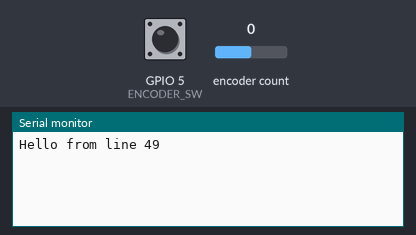
The sketch below on a simulated ESP32. Parts: the last lines printed to the serial monitor. The test bench sets the inputs (shaded band); at power-on: encoder count 0, GPIO 5 (ENCODER_SW) HIGH.

Above: at 1.2 s.
1.3 s: encoder count set to 1
At 1.7 s:
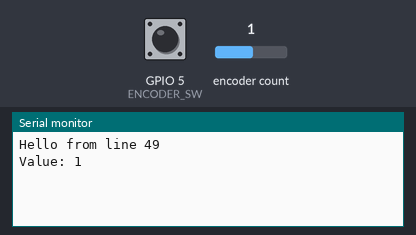
2.8 s: encoder count set to 2
At 4.0 s:
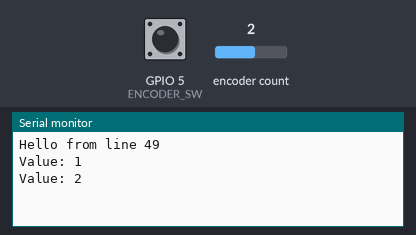
4.3 s: GPIO 5 (ENCODER_SW) pulsed LOW 2 times (0.12 s each, 0.3 s apart)
At 4.8 s:
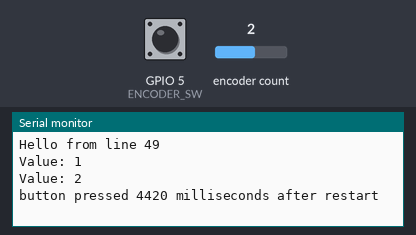

Measured:
- after the input at 1.3 s, the serial monitor: prints a new line at once (image 1)
- after the input at 2.8 s, the serial monitor: prints a new line at once (image 2)
- after the input at 4.3 s, the serial monitor: prints a new line after 0.12 s (image 3)

The sketch:

encoder_only.ino
```cpp
#include <Arduino.h>
#include "AiEsp32RotaryEncoder.h"

// https://github.com/igorantolic/ai-esp32-rotary-encoder
// A good example...
// https://github.com/igorantolic/ai-esp32-rotary-encoder/blob/master/README_old.md


#define ENCODER_CLK D2
#define ENCODER_DT D1
//#define ENCODER_SW D0
#define ENCODER_SW D4
#define ENCODER_VCC -1
#define ENCODER_STEPS 4

AiEsp32RotaryEncoder rotaryEncoder = AiEsp32RotaryEncoder(ENCODER_DT, ENCODER_CLK, ENCODER_SW, ENCODER_VCC, ENCODER_STEPS);

//volatile unsigned long encoderLastTurn = 0;
volatile unsigned long encoderLastPush = 0; // A variable to save the last timestamp when the button was pushed
volatile unsigned long sll = 0;

void encoderOnButtonClick() {

  //We need to ignore any button pushes that are super quick (500 milliseconds on less)
  if (millis() - encoderLastPush < 500) {
    return;
  }

  // Get the current timestamp, save it as a variable and print it out to console
  // This is just an example of what you could do here.
  encoderLastPush = millis();
  Serial.print("button pressed ");
  Serial.print(millis());
  Serial.println(" milliseconds after restart");
}

void IRAM_ATTR readEncoderISR() {
  rotaryEncoder.readEncoder_ISR();
}

void setup() {

  // Set the encoder pins to inputs with an internal pullup resistor. The rotary encoder simply "shorts" the
  // CLK, DT, and SW pins to GND whenever applicable, so we need to provide the "pull to logic HIGH" function.
  // If we don't the pins could be "floating" somewhere between logic HIGH (3.3V) and logic LOW (0V/GND).
  pinMode(ENCODER_CLK, INPUT_PULLUP);
  pinMode(ENCODER_DT, INPUT_PULLUP);
  pinMode(ENCODER_SW, OUTPUT);

  Serial.begin(9600);
  Serial.println("Hello from line 49");


  // Initialize the rotary encoder library
  rotaryEncoder.begin();
  rotaryEncoder.setup(readEncoderISR);

  // Set boundaries and if values should cycle or not
  // in this example we will set possible values between 0 and 1000;
  rotaryEncoder.setBoundaries(0, 1000, false);

  // Set a default "acceleration" behavior. Read the library to find out more about what this does.
  //rotaryEncoder.disableAcceleration(); //acceleration is now enabled by default - disable if you dont need it
  rotaryEncoder.setAcceleration(250); //or set the value - larger number = more accelearation; 0 or 1 means disabled acceleration
}

void loop() {

  // Service the rotary encoder - read it's current value and print out to console
  if (rotaryEncoder.encoderChanged()) {
    Serial.print("Value: ");
    Serial.println(rotaryEncoder.readEncoder());
  }

  // Check to see if the button was clicked.  If yes, then call our function encoderOnButtonClick() and do something
  if (rotaryEncoder.isEncoderButtonClicked()) {
    encoderOnButtonClick();
  }

}
```
